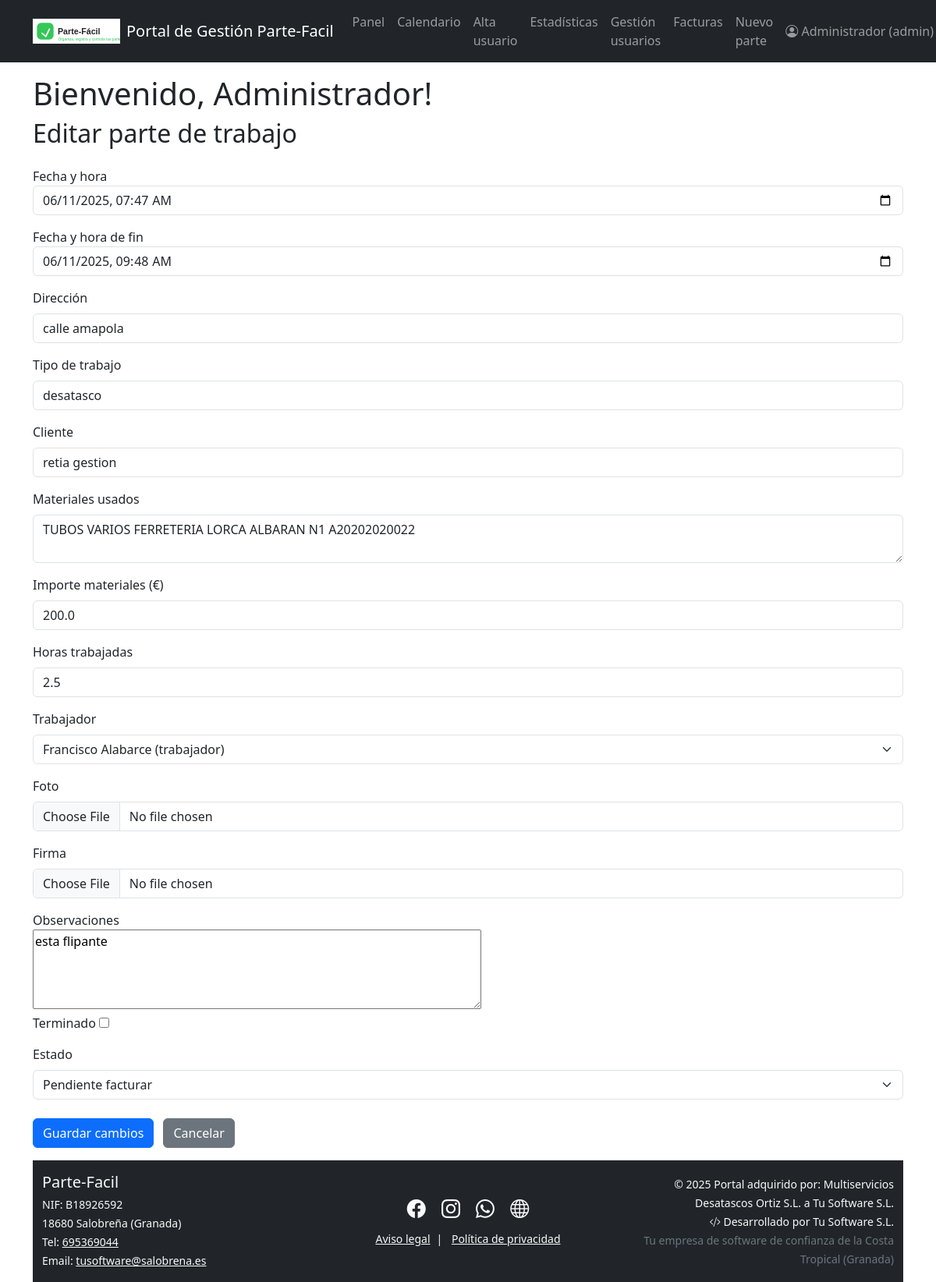
Screenshot of /edit_work/31 (signed in) with the database file from the repository.
### models.py (models this page shows)
class Usuario(UserMixin, db.Model):
    id = db.Column(db.Integer, primary_key=True)
    nombre = db.Column(db.String(50), nullable=False)
    email = db.Column(db.String(120), unique=True, nullable=False)
    contraseña = db.Column(db.String(200), nullable=False)
    rol = db.Column(db.String(20), nullable=False, default="trabajador")  # admin/trabajador
    trabajos = db.relationship('Trabajo', backref='trabajador', lazy=True)

class Trabajo(db.Model):
    id = db.Column(db.Integer, primary_key=True)
    fecha = db.Column(db.DateTime, nullable=False)
    fecha_fin = db.Column(db.DateTime, nullable=True)
    direccion = db.Column(db.String(150), nullable=False)
    tipo_trabajo = db.Column(db.String(80), nullable=False)
    cliente = db.Column(db.String(80), nullable=False)
    horas = db.Column(db.Float, nullable=False, default=0)
    materiales_usados = db.Column(db.Text, nullable=True)
    importe_materiales = db.Column(db.Float, nullable=True, default=0)
    firma = db.Column(db.String(120), nullable=True)  # Ruta del archivo
    foto = db.Column(db.String(120), nullable=True)   # Ruta del archivo
    terminado = db.Column(db.Boolean, default=False)
    estado = db.Column(db.String(30), default='sin terminar')
    observaciones = db.Column(db.Text)
    id_trabajador = db.Column(db.Integer, db.ForeignKey('usuario.id'), nullable=False)
    id_factura = db.Column(
    db.Integer,
    db.ForeignKey('factura.id', name='fk_trabajo_id_factura'),
    nullable=True
)

### blueprints/trabajos.py (the view, shortened to what this page needs)
@trabajos_bp.route("/edit_work/<int:work_id>", methods=["GET", "POST"])
@login_required
def edit_work(work_id):
    trabajo = Trabajo.query.get_or_404(work_id)
    form = WorkForm(obj=trabajo)
    if current_user.rol != "admin" and trabajo.id_trabajador != current_user.id:
        flash("No tienes permisos para editar este parte.")
        return redirect(url_for("dashboard.dashboard"))
    if current_user.rol == "admin":
        usuarios = Usuario.query.filter(Usuario.id != current_user.id).all()
        form.trabajador.choices = [(u.id, f"{u.nombre} ({u.rol})") for u in usuarios]
    else:
        if hasattr(form, 'trabajador'):
            del form.trabajador
        if hasattr(form, 'estado'):
            del form.estado
    return render_template("edit_work.html", form=form, trabajo=trabajo, es_admin=(current_user.rol == "admin"))

### app.py (called while the page is built)
@login_manager.user_loader
def load_user(user_id):
    from models import Usuario
    return Usuario.query.get(int(user_id))

@app.context_processor
def inject_now():
    from datetime import datetime
    return {'now': datetime.now()}

### templates/edit_work.html (shortened to what this page needs)
{% extends "base.html" %}
{% block content %}
<h2 class="mb-4">Editar parte de trabajo</h2>
<form method="POST" enctype="multipart/form-data">
    <div class="mb-3">
        {{ form.fecha.label }} {{ form.fecha(type="datetime-local", class="form-control") }}
    </div>
    <div class="mb-3">
        {{ form.fecha_fin.label }} {{ form.fecha_fin(type="datetime-local", class="form-control") }}
    </div>
    <div class="mb-3">
        {{ form.direccion.label(class="form-label") }}
        {{ form.direccion(class="form-control") }}
    </div>
    <div class="mb-3">
        {{ form.tipo_trabajo.label(class="form-label") }}
        {{ form.tipo_trabajo(class="form-control") }}
    </div>
    <div class="mb-3">
        {{ form.cliente.label(class="form-label") }}
        {{ form.cliente(class="form-control") }}
    </div>
    <div class="mb-3">
        {{ form.materiales_usados.label(class="form-label") }}
        {{ form.materiales_usados(class="form-control", rows="2") }}
    </div>
    <div class="mb-3">
    <div class="mb-3">
        {{ form.importe_materiales.label(class="form-label") }}
        {{ form.importe_materiales(class="form-control", step="0.01") }}
    </div>
    <div class="mb-3">
        {{ form.horas.label(class="form-label") }}
        {{ form.horas(class="form-control") }}
    </div>
    {% if es_admin %}
    <div class="mb-3">
        {{ form.trabajador.label(class="form-label") }}
        {{ form.trabajador(class="form-select") }}
    </div>
    {% endif %}
    <div class="mb-3">
        {{ form.foto.label(class="form-label") }}
        {{ form.foto(class="form-control") }}
    </div>
    <div class="mb-3">
        {{ form.firma.label(class="form-label") }}
        {{ form.firma(class="form-control") }}
    </div>
    <div>
        {{ form.observaciones.label }}<br>
        {{ form.observaciones(rows=4, cols=60) }}
    </div>
    <div class="mb-3">
        {{ form.terminado.label }} {{ form.terminado() }}
    </div>
    {% if es_admin %}
    <div class="form-group mt-3">
        {{ form.estado.label(class="form-label") }}
        {{ form.estado(class="form-select") }}
    </div>
    {% endif %}
    <br>
    <button type="submit" class="btn btn-primary">Guardar cambios</button>
    <a href="{{url_for('dashboard.dashboard') }}" class="btn btn-secondary ms-2">Cancelar</a>
</form>
{% endblock %}

### templates/base.html (shortened to what this page needs)
<!DOCTYPE html>
<html lang="es">
<head>
    <link href="https://cdn.jsdelivr.net/npm/bootstrap@5.3.0/dist/css/bootstrap.min.css" rel="stylesheet">
    <link rel="stylesheet" href="https://cdn.jsdelivr.net/npm/bootstrap-icons@1.11.1/font/bootstrap-icons.css">
</head>
<body>
    {% include 'navbar.html' %}
    {% if current_user.is_authenticated %}
        <div class="container mt-3">
            <h1>Bienvenido, {{ current_user.nombre }}!</h1>
        </div>
    {% else %}
        <div class="container mt-3">
            <h1>Bienvenido a Parte-Fácil</h1>
            <p>Por favor, inicia sesión para acceder a tu panel de trabajo.</p>
        </div>
    {% endif %}
    <div class="container">
        {% block content %}{% endblock %}
    </div>
    {% include 'footer.html' %}
</body>
</html>

### templates/navbar.html (shortened to what this page needs)
<nav class="navbar navbar-expand-lg navbar-dark bg-dark">
  <div class="container">
    <a class="navbar-brand d-flex align-items-center gap-2" href="{{ url_for('main.empresa') }}">
      <img src="{{ url_for('static', filename='images/logo.svg') }}" alt="Logo" height="32" style="vertical-align: middle;">
      <span>Portal de Gestión Parte-Facil</span>
    </a>
    <div class="collapse navbar-collapse" id="navbarNav">
      {% if current_user.is_authenticated %}
        <ul class="navbar-nav me-auto mb-2 mb-lg-0">
          <li class="nav-item">
            <a class="nav-link" href="{{url_for('dashboard.dashboard') }}">Panel</a>
          </li>
          <li class="nav-item">
            <a class="nav-link" href="{{ url_for('dashboard.calendar') }}">Calendario</a>
          </li>
          {% if current_user.rol == 'admin' %}
            <li class="nav-item">
              <a class="nav-link" href="{{ url_for('usuarios.alta_trabajador') }}">Alta usuario</a>
            </li>
            <li class="nav-item">
              <a class="nav-link" href="{{ url_for('dashboard.admin_dashboard') }}">Estadísticas</a>
            <li class="nav-item">
              <a class="nav-link" href="{{ url_for('usuarios.listado_usuarios') }}">Gestión usuarios</a>
            </li>
            <li>
              <a class="nav-link" href="{{ url_for('facturas.listado_facturas') }}">Facturas</a>
            </li>
          {% endif %}
          <li class="nav-item">
            <a class="nav-link" href="{{ url_for('trabajos.add_work') }}">Nuevo parte</a>
          </li>
        </ul>
        <ul class="navbar-nav ms-auto mb-2 mb-lg-0">
          <li class="nav-item dropdown">
            <a class="nav-link dropdown-toggle" href="#" id="navbarUserDropdown" role="button" data-bs-toggle="dropdown" aria-expanded="false">
              <i class="bi bi-person-circle"></i> {{ current_user.nombre }} ({{ current_user.rol }})
            </a>
          </li>
        </ul>
      {% else %}
        <ul class="navbar-nav ms-auto">
          <li class="nav-item">
            <a class="nav-link" href="{{ url_for('auth.login') }}">Acceso empleados</a>
          </li>
        </ul>
      {% endif %}
    </div>
  </div>
</nav>

### rows the page displays
Usuario: nombre "Administrador", rol "admin"
Trabajo: fecha "06/11/2025 07:47", fecha_fin "06/11/2025 09:48", direccion "calle amapola", tipo_trabajo "desatasco", cliente "retia gestion", materiales_usados "TUBOS VARIOS FERRETERIA LORCA ALBARAN N1 A20202020022", importe_materiales "200.0", horas "2.5", observaciones "esta flipante", estado "Pendiente facturar"
